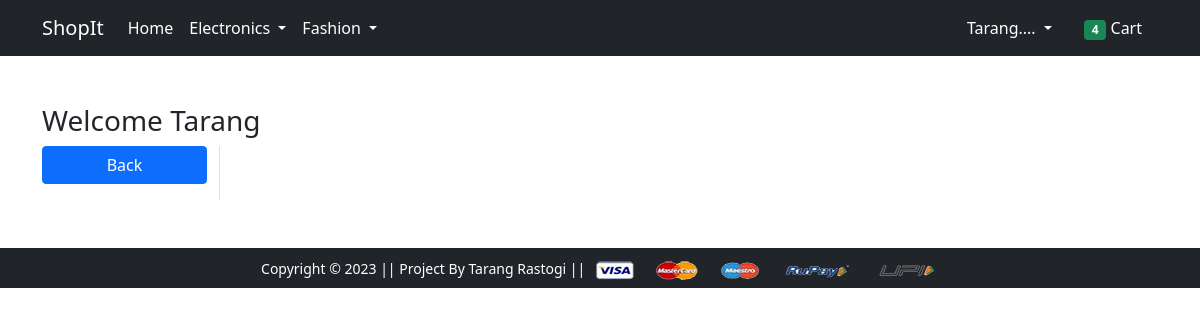
Page /address/ (signed in) on the earlier database version.
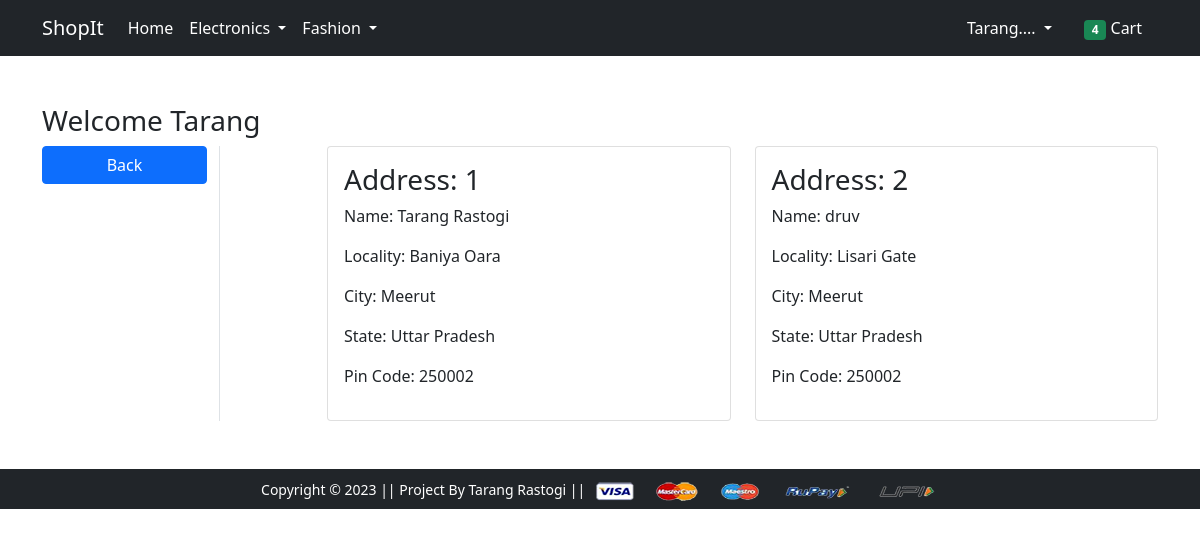
Same page on the later database version.
### app/models.py (models this page shows, shortened)
class Customer(models.Model):
    user = models.ForeignKey(User , on_delete=models.CASCADE)
    name = models.CharField(max_length=200)
    locality = models.CharField(max_length=200)
    city = models.CharField(max_length=200)
    zipcode = models.IntegerField()
    state = models.CharField(choices = STATE_CHOICES , max_length=50)

### app/views.py (the view)
# urls.py: path('address/', views.address, name='address'),
def address(request):
    add = Customer.objects.filter(user = request.user)
    return render(request, 'app/address.html' , {'add' : add ,'active':'btn-primary'})

### app/templates/app/address.html (shortened to what this page needs)
{% extends 'app/base.html' %}
{% load static %}
{% block main-content %}
<div class="container my-5">
 <div class="row">
 <h3>Welcome <span class="text-capitalize">{{request.user}}</span></h3>
  <div class="col-sm-2 border-end">
   <ul class="list-unstyled">
    <li class="d-grid"><a href="{% url 'profile' %}" class="btn {{active}}">Back</a></li>
   </ul>
  </div>
  <div class="col-sm-9 offset-sm-1">
   <div class="row">
    {% for ad in add %}
     <div class="col-sm-6">
     <div class="card">
      <div class="card-body">
       <h3>Address: {{ forloop.counter }}</h3>
       <p>Name: {{ad.name}}</p>
       <p>Locality: {{ad.locality}}</p>
       <p>City: {{ad.city}}</p>
       <p>State: {{ad.state}}</p>
       <p>Pin Code: {{ad.zipcode}}</p>
      </div>
     </div>
    </div>
    {% endfor %}
   </div>
  </div>
 </div>
</div>
{% endblock main-content %}

### app/templates/app/base.html (shortened to what this page needs)
<!doctype html>
{% load static %}
<html lang="en">
  <head>
    <link href="https://cdn.jsdelivr.net/npm/bootstrap@5.0.0-beta1/dist/css/bootstrap.min.css" rel="stylesheet">
    <link rel="stylesheet" href="{% static 'app/css/owl.carousel.min.css' %}">
    <link rel="stylesheet" href="{% static 'app/css/all.min.css' %}">
    <link rel="stylesheet" href="{% static 'app/css/style.css' %}">
  </head>
  <body class = "{% block body_class %}{% endblock %}" >
    <nav class="navbar navbar-expand-lg navbar-dark bg-dark">
     <div class="container">
       <a class="navbar-brand" href="/">ShopIt</a>
       <div class="collapse navbar-collapse" id="navbarSupportedContent">
         <ul class="navbar-nav me-auto mb-2 mb-lg-0">
           <li class="nav-item">
             <a class="nav-link active" aria-current="page" href="/">Home</a>
           </li>
           <li class="nav-item dropdown">
             <a class="nav-link dropdown-toggle text-white" href="#" id="electronicsDropdown" role="button" data-bs-toggle="dropdown" aria-expanded="false">
               Electronics
             </a>
           </li>
           <li class="nav-item dropdown">
             <a class="nav-link dropdown-toggle text-white" href="#" id="fashionDropdown" role="button" data-bs-toggle="dropdown" aria-expanded="false">
               Fashion
             </a>
           </li>
         </ul>
         <div>
          <ul class="navbar-nav me-auto mb-2 mb-lg-0">
          {% if request.user.is_authenticated %}
           <li class="nav-item dropdown mx-2">
              <a class="nav-link dropdown-toggle text-white" href="#" id="profileDropdown" role="button" data-bs-toggle="dropdown" aria-expanded="false">
                Tarang....
              </a>
            </li>
            <li class="nav-item mx-2">
             <a href="{% url 'showcart' %}" class="nav-link text-white"><span class="badge bg-success">4</span> Cart </a>
            </li>
            {% endif %}
          </ul>
         </div>
       </div>
     </div>
    </nav>
    {% block main-content %} {% endblock main-content %}
    <footer class="container-fluid bg-dark text-center p-2 mt-5">
        <small class="text-white">Copyright &copy; 2023 || Project By Tarang Rastogi || </small>
        <img src="{% static 'app/images/payment.png' %}" alt="" srcset="" class="img-fluid" height="2px">
    </footer>
  </body>
</html>

Differences in the rows shown:
added Customer: name "Tarang Rastogi", locality "Baniya Oara", city "Meerut", state "Uttar Pradesh", zipcode "250002"
added Customer: name "druv", locality "Lisari Gate", city "Meerut", state "Uttar Pradesh", zipcode "250002"
